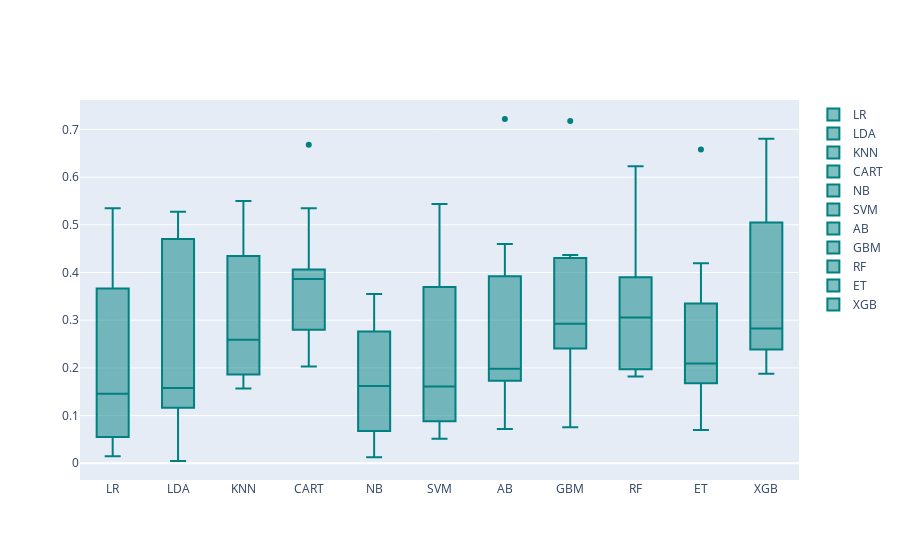

This figure's notebook cell:
### Code cell
models = GetBasedModel()
names,results = BasedLine2(X_train, Y_train,models)
PlotBoxR().PlotResult(names,results)

### Figure 1 — Plotly figure (JSON) as saved in the notebook; plotly's stock layout.template omitted (floating-point values rounded to 4 significant figures)
{"data": [{"marker": {"color": "rgb(0, 128, 128)"}, "name": "LR", "type": "box", "y": [0.5347, 0.1951, 0.1274, 0.05533, 0.02871, 0.1249, 0.01495, 0.164, 0.3663, 0.4832]}, {"marker": {"color": "rgb(0, 128, 128)"}, "name": "LDA", "type": "box", "y": [0.5275, 0.1658, 0.1051, 0.1301, 0.1497, 0.1166, 0.00481, 0.47, 0.3306, 0.5032]}, {"marker": {"color": "rgb(0, 128, 128)"}, "name": "KNN", "type": "box", "y": [0.5501, 0.4441, 0.2172, 0.1861, 0.1569, 0.1952, 0.3768, 0.1764, 0.3011, 0.4345]}, {"marker": {"color": "rgb(0, 128, 128)"}, "name": "CART", "type": "box", "y": [0.6681, 0.3988, 0.4062, 0.2028, 0.3537, 0.2702, 0.2802, 0.5347, 0.392, 0.3809]}, {"marker": {"color": "rgb(0, 128, 128)"}, "name": "NB", "type": "box", "y": [0.2776, 0.1845, 0.1647, 0.06746, 0.01278, 0.1476, 0.01966, 0.1595, 0.3547, 0.2761]}, {"marker": {"color": "rgb(0, 128, 128)"}, "name": "SVM", "type": "box", "y": [0.5437, 0.1427, 0.1591, 0.05159, 0.08789, 0.05367, 0.3396, 0.1628, 0.3695, 0.4809]}, {"marker": {"color": "rgb(0, 128, 128)"}, "name": "AB", "type": "box", "y": [0.7218, 0.4598, 0.1805, 0.1732, 0.2059, 0.1163, 0.07207, 0.1903, 0.3492, 0.3924]}, {"marker": {"color": "rgb(0, 128, 128)"}, "name": "GBM", "type": "box", "y": [0.7178, 0.4212, 0.2704, 0.1404, 0.3072, 0.2407, 0.07552, 0.2781, 0.4368, 0.4304]}, {"marker": {"color": "rgb(0, 128, 128)"}, "name": "RF", "type": "box", "y": [0.6227, 0.3445, 0.2708, 0.1969, 0.1817, 0.2333, 0.3401, 0.1927, 0.39, 0.4886]}, {"marker": {"color": "rgb(0, 128, 128)"}, "name": "ET", "type": "box", "y": [0.6577, 0.1678, 0.284, 0.06958, 0.1097, 0.1741, 0.231, 0.1878, 0.3349, 0.4194]}, {"marker": {"color": "rgb(0, 128, 128)"}, "name": "XGB", "type": "box", "y": [0.6805, 0.5954, 0.2661, 0.1911, 0.2991, 0.2639, 0.1877, 0.2387, 0.5048, 0.4098]}], "layout": {}}
